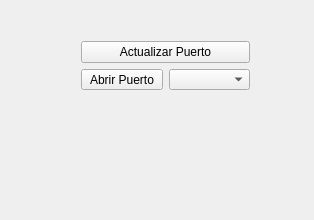
<?xml version="1.0" encoding="UTF-8"?>
<ui version="4.0">
 <class>Widget</class>
 <widget class="QWidget" name="Widget">
  <property name="geometry">
   <rect>
    <x>0</x>
    <y>0</y>
    <width>314</width>
    <height>220</height>
   </rect>
  </property>
  <property name="windowTitle">
   <string>Widget</string>
  </property>
  <widget class="QWidget" name="">
   <property name="geometry">
    <rect>
     <x>70</x>
     <y>30</y>
     <width>191</width>
     <height>71</height>
    </rect>
   </property>
   <layout class="QVBoxLayout" name="verticalLayout">
    <item>
     <widget class="QPushButton" name="pushButton_2">
      <property name="text">
       <string>Actualizar Puerto</string>
      </property>
     </widget>
    </item>
    <item>
     <layout class="QHBoxLayout" name="horizontalLayout">
      <item>
       <widget class="QPushButton" name="pushButton">
        <property name="text">
         <string>Abrir Puerto</string>
        </property>
       </widget>
      </item>
      <item>
       <widget class="QComboBox" name="comboBox"/>
      </item>
     </layout>
    </item>
   </layout>
  </widget>
 </widget>
 <layoutdefault spacing="6" margin="11"/>
 <resources/>
 <connections/>
</ui>
